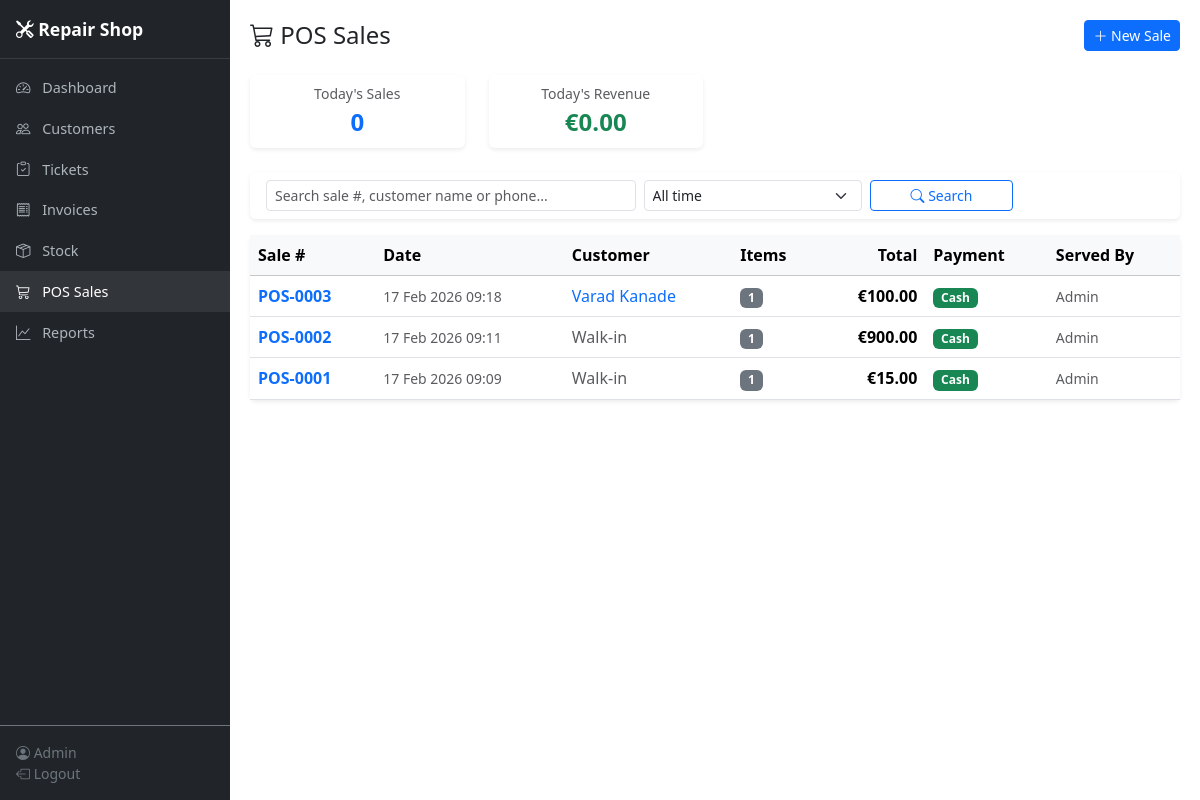
The app's page /pos/ (signed in) with its own data.
### app/models.py (models this page shows, shortened)
class User(UserMixin, db.Model):
    __tablename__ = "users"
    id = db.Column(db.Integer, primary_key=True)
    username = db.Column(db.String(80), unique=True, nullable=False, index=True)
    email = db.Column(db.String(120), unique=True, nullable=False)
    password_hash = db.Column(db.String(256), nullable=False)
    full_name = db.Column(db.String(120), nullable=False)
    role = db.Column(db.String(20), nullable=False, default="technician")
    is_active = db.Column(db.Boolean, default=True)
    created_at = db.Column(db.DateTime, default=utcnow)
    assigned_tickets = db.relationship("Ticket", backref="technician", lazy="dynamic",
                                       foreign_keys="Ticket.technician_id")
    progress_logs = db.relationship("TicketProgressLog", backref="user", lazy="dynamic")
    pos_sales = db.relationship("POSSale", backref="served_by_user", lazy="dynamic")

class POSSale(db.Model):
    __tablename__ = "pos_sales"
    id = db.Column(db.Integer, primary_key=True)
    sale_number = db.Column(db.String(20), unique=True, nullable=False, index=True)
    served_by = db.Column(db.Integer, db.ForeignKey("users.id"), nullable=False)
    customer_id = db.Column(db.Integer, db.ForeignKey("customers.id"), nullable=True)
    total = db.Column(db.Float, nullable=False, default=0.0)
    payment_method = db.Column(db.String(20), nullable=False, default="Cash")
    notes = db.Column(db.Text, default="")
    created_at = db.Column(db.DateTime, default=utcnow)
    items = db.relationship("POSSaleItem", backref="sale", lazy="dynamic",
                            cascade="all, delete-orphan")

class Customer(db.Model):
    __tablename__ = "customers"
    id = db.Column(db.Integer, primary_key=True)
    first_name = db.Column(db.String(80), nullable=False)
    last_name = db.Column(db.String(80), nullable=False)
    phone = db.Column(db.String(30), nullable=False, index=True)
    email = db.Column(db.String(120), default="")
    address = db.Column(db.Text, default="")
    notes = db.Column(db.Text, default="")
    created_at = db.Column(db.DateTime, default=utcnow)
    updated_at = db.Column(db.DateTime, default=utcnow, onupdate=utcnow)
    devices = db.relationship("Device", backref="customer", lazy="dynamic",
                              cascade="all, delete-orphan")
    tickets = db.relationship("Ticket", backref="customer", lazy="dynamic")
    pos_sales = db.relationship("POSSale", backref="customer", lazy="dynamic")
    @property
    def full_name(self):
        return f"{self.first_name} {self.last_name}"

### app/blueprints/pos/routes.py (the view, shortened to what this page needs)
@bp.route("/")
@login_required
def index():
    page = request.args.get("page", 1, type=int)
    per_page = 20
    search = request.args.get("q", "", type=str).strip()
    date_filter = request.args.get("date", "", type=str).strip()  # today / week / month
    query = POSSale.query
    query = query.order_by(POSSale.created_at.desc())
    pagination = query.paginate(page=page, per_page=per_page, error_out=False)
    from datetime import datetime, timezone
    today_start = datetime.now(timezone.utc).replace(
        hour=0, minute=0, second=0, microsecond=0
    )
    today_sales = POSSale.query.filter(POSSale.created_at >= today_start).all()
    today_count = len(today_sales)
    today_revenue = round(sum(s.total for s in today_sales), 2)
    return render_template(
        "pos/index.html",
        sales=pagination.items,
        pagination=pagination,
        search=search,
        date_filter=date_filter,
        today_count=today_count,
        today_revenue=today_revenue,
    )

### app/models.py (called while the page is built)
@login_manager.user_loader
def load_user(user_id):
    return db.session.get(User, int(user_id))

### app/templates/pos/index.html (shortened to what this page needs)
{% extends "base.html" %}
{% block content %}
<div class="d-flex justify-content-between align-items-center mb-4">
  <h4 class="mb-0"><i class="bi bi-cart3"></i> POS Sales</h4>
  <a href="{{ url_for('pos.create') }}" class="btn btn-primary btn-sm">
    <i class="bi bi-plus-lg"></i> New Sale
  </a>
</div>
<div class="row mb-3">
  <div class="col-sm-6 col-md-3 mb-2">
    <div class="card border-0 shadow-sm">
      <div class="card-body text-center py-2">
        <div class="text-muted small">Today's Sales</div>
        <div class="fs-4 fw-bold text-primary">{{ today_count }}</div>
      </div>
    </div>
  </div>
  <div class="col-sm-6 col-md-3 mb-2">
    <div class="card border-0 shadow-sm">
      <div class="card-body text-center py-2">
        <div class="text-muted small">Today's Revenue</div>
        <div class="fs-4 fw-bold text-success">€{{ '%.2f'|format(today_revenue) }}</div>
      </div>
    </div>
  </div>
</div>
<div class="card border-0 shadow-sm mb-3">
  <div class="card-body py-2">
    <form method="get" class="row g-2 align-items-end">
      <div class="col-md-5">
        <input type="text" name="q" value="{{ search }}" class="form-control form-control-sm"
               placeholder="Search sale #, customer name or phone...">
      </div>
      <div class="col-md-3">
        <select name="date" class="form-select form-select-sm">
          <option value="">All time</option>
        </select>
      </div>
      <div class="col-md-2">
        <button type="submit" class="btn btn-sm btn-outline-primary w-100">
          <i class="bi bi-search"></i> Search
        </button>
      </div>
    </form>
  </div>
</div>
<div class="card border-0 shadow-sm">
  <div class="table-responsive">
    <table class="table table-hover align-middle mb-0">
      <thead class="table-light">
        <tr>
          <th>Sale #</th>
          <th>Date</th>
          <th>Customer</th>
          <th>Items</th>
          <th class="text-end">Total</th>
          <th>Payment</th>
          <th>Served By</th>
        </tr>
      </thead>
      <tbody>
        {% for sale in sales %}
        <tr style="cursor:pointer;" onclick="window.location='{{ url_for('pos.view', sale_id=sale.id) }}'">
          <td>
            <a href="{{ url_for('pos.view', sale_id=sale.id) }}" class="text-decoration-none fw-semibold">
              {{ sale.sale_number }}
            </a>
          </td>
          <td class="small text-muted">{{ sale.created_at.strftime('%d %b %Y %H:%M') }}</td>
          <td>
            {% if sale.customer %}
              <a href="{{ url_for('customers.view', customer_id=sale.customer.id) }}" class="text-decoration-none"
                 onclick="event.stopPropagation();">
                {{ sale.customer.full_name }}
              </a>
            {% else %}
              <span class="text-muted">Walk-in</span>
            {% endif %}
          </td>
          <td>
            <span class="badge bg-secondary">{{ sale.items.count() }}</span>
          </td>
          <td class="text-end fw-semibold">€{{ '%.2f'|format(sale.total) }}</td>
          <td>
            <span class="badge {% if sale.payment_method == 'Cash' %}bg-success{% elif sale.payment_method == 'Card' %}bg-primary{% else %}bg-secondary{% endif %}">
              {{ sale.payment_method }}
            </span>
          </td>
          <td class="small text-muted">{{ sale.served_by_user.full_name if sale.served_by_user else '—' }}</td>
        </tr>
        {% endfor %}
      </tbody>
    </table>
  </div>
</div>
{% endblock %}

### app/templates/base.html (shortened to what this page needs)
<!DOCTYPE html>
<html lang="en" data-bs-theme="light">
<head>
  <link href="https://cdn.jsdelivr.net/npm/bootstrap@5.3.3/dist/css/bootstrap.min.css" rel="stylesheet">
  <link href="https://cdn.jsdelivr.net/npm/bootstrap-icons@1.11.3/font/bootstrap-icons.min.css" rel="stylesheet">
</head>
<body>
  {% if current_user.is_authenticated %}
  <nav class="sidebar d-flex flex-column" id="sidebar">
    <div class="sidebar-brand">
      <i class="bi bi-tools"></i> {{ shop_name }}
    </div>
    <ul class="nav flex-column mt-2 flex-grow-1">
      <li class="nav-item">
        <a class="nav-link {% if request.endpoint == 'dashboard.index' %}active{% endif %}" href="{{ url_for('dashboard.index') }}">
          <i class="bi bi-speedometer2"></i> Dashboard
        </a>
      </li>
      <li class="nav-item">
        <a class="nav-link {% if 'customers' in request.endpoint|default('') %}active{% endif %}" href="{{ url_for('customers.index') }}">
          <i class="bi bi-people"></i> Customers
        </a>
      </li>
      <li class="nav-item">
        <a class="nav-link {% if 'tickets' in request.endpoint|default('') %}active{% endif %}" href="{{ url_for('tickets.index') }}">
          <i class="bi bi-clipboard-check"></i> Tickets
        </a>
      </li>
      <li class="nav-item">
        <a class="nav-link {% if 'invoices' in request.endpoint|default('') %}active{% endif %}" href="{{ url_for('invoices.index') }}">
          <i class="bi bi-receipt"></i> Invoices
        </a>
      </li>
      <li class="nav-item">
        <a class="nav-link {% if 'stock' in request.endpoint|default('') %}active{% endif %}" href="{{ url_for('stock.index') }}">
          <i class="bi bi-box-seam"></i> Stock
        </a>
      </li>
      <li class="nav-item">
        <a class="nav-link {% if 'pos' in request.endpoint|default('') %}active{% endif %}" href="{{ url_for('pos.index') }}">
          <i class="bi bi-cart3"></i> POS Sales
        </a>
      </li>
      <li class="nav-item">
        <a class="nav-link {% if 'reports' in request.endpoint|default('') %}active{% endif %}" href="{{ url_for('reports.index') }}">
          <i class="bi bi-graph-up"></i> Reports
        </a>
      </li>
    </ul>
    <div class="p-3 border-top border-secondary small text-secondary">
      <i class="bi bi-person-circle"></i> {{ current_user.full_name }}
      <br>
      <a href="{{ url_for('auth.logout') }}" class="text-secondary text-decoration-none">
        <i class="bi bi-box-arrow-left"></i> Logout
      </a>
    </div>
  </nav>
  <div class="main-content">
    {% block content %}{% endblock %}
  </div>
  {% endif %}
</body>
</html>

### app/templates/base.html (style rules this page uses)
:root { --sidebar-width: 230px; }
body { min-height: 100vh; }
.sidebar { width: var(--sidebar-width); min-height: 100vh; background: #212529; position: fixed; top: 0; left: 0; z-index: 1030; transition: transform .2s; }
.sidebar .nav-link { color: #adb5bd; padding: .6rem 1rem; font-size: .9rem; }
.sidebar .nav-link:hover, .sidebar .nav-link.active { color: #fff; background: rgba(255,255,255,.08); }
.sidebar .nav-link i { width: 22px; text-align: center; margin-right: .5rem; }
.main-content { margin-left: var(--sidebar-width); padding: 1.25rem; }
.sidebar-brand { padding: 1rem; font-weight: 700; font-size: 1.1rem; color: #fff; border-bottom: 1px solid rgba(255,255,255,.1); }

### records on screen
User: full_name "Admin"
POSSale: sale_number "POS-0003", created_at "17 Feb 2026 09:18", customer.full_name "Varad Kanade", items.count "1", total "100.00", payment_method "Cash", served_by_user "Admin"
POSSale: sale_number "POS-0002", created_at "17 Feb 2026 09:11", shows "Walk-in", items.count "1", total "900.00", payment_method "Cash", served_by_user "Admin"
POSSale: sale_number "POS-0001", created_at "17 Feb 2026 09:09", shows "Walk-in", items.count "1", total "15.00", payment_method "Cash", served_by_user "Admin"

### other values on screen
{{ shop_name }} "Repair Shop"
{{ today_count }} "0"
{{ '%.2f'|format(today_revenue) }} "0.00"
